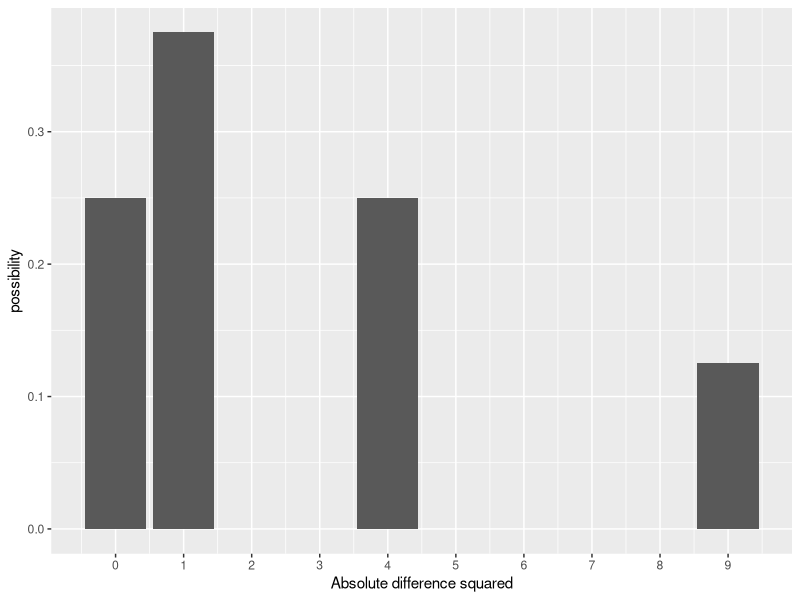

Source code (R):
## ---- chunk 1
library(ggplot2)
## ---- chunk 2
dice_a <- c(1,2,3,4)
dice_b <- c(1,2,3,4)
possible_outcomes <- expand.grid(dice_a, dice_b)
colnames(possible_outcomes) <- c("dice_a", "dice_b")
possible_outcomes$Abs_dif <- abs(possible_outcomes$dice_a - possible_outcomes$dice_b)
print(possible_outcomes)
## ---- chunk 3
p0 <- sum(possible_outcomes$Abs_dif == 0)
p1 <- sum(possible_outcomes$Abs_dif == 1)
p2 <- sum(possible_outcomes$Abs_dif == 2)
p3 <- sum(possible_outcomes$Abs_dif == 3)
prob <- data.frame(p0,p1,p2,p3)
colnames(prob) <- c("0", "1", "2", "3")
prob
## ---- chunk 4
prob <- as.data.frame(t(prob))
colnames(prob) <- "frequency"
sum <- sum(prob[,1])
prob$possibility <- prob$frequency / sum
prob$x <- row.names(prob)
prob$x_squared <- as.numeric(prob$x) ^ 2
ggplot(data = prob,
       mapping = aes(x_squared, possibility)) +
  geom_col() +
  labs(x = "Absolute difference squared") + 
  scale_x_continuous(n.breaks = 9)
## ---- chunk 5
calculations <- data.frame(c(0,1,2,3,4,5))
colnames(calculations) <- "k"
calculations$"Han.M.M_P(X=k)" <- dhyper(calculations$k, 5, 20, 5)
calculations$"Li.L_P(X=k)" <- dbinom(calculations$k, size = 5, prob = 0.2)
calculations
## ---- chunk 6
more_people <- data.frame(c(0,1,2,3,4,5))
colnames(more_people) <- "k"
more_people$"Han.M.M_P(X=k)" <- dhyper(more_people$k, 50, 206, 5)
more_people$"Li.L_P(X=k)" <- dbinom(more_people$k, size = 5, prob = 50 / 256)
more_people
## ---- chunk 7
dbinom(22,44,3/7)
